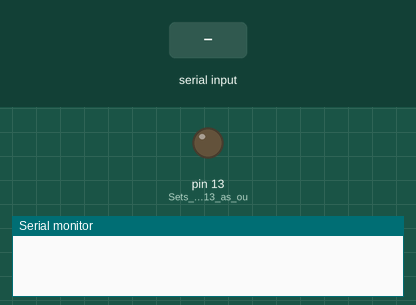
Recording of a sketch running on a simulated Arduino Uno, built with avr-gcc and run on an emulated ATmega328P. On the bench: output pins drawn as LEDs (lit = HIGH), the last lines printed to the serial monitor. The test bench sets the inputs (shaded band).

Above: at 1.2 s.
1.3 s: "1" received over Serial
At 1.7 s:
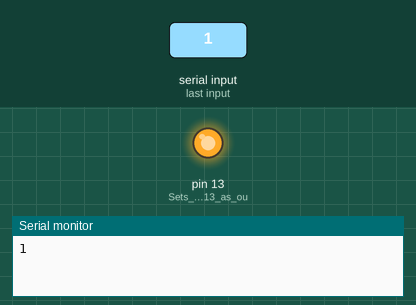
2.8 s: "0" received over Serial
At 4.1 s:
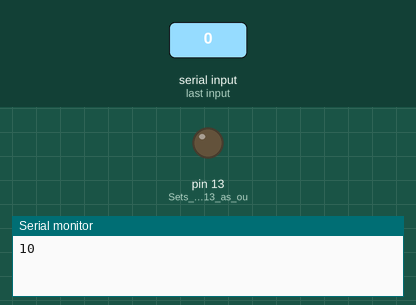
Timing chart, 0 to 5.8 s (numbered marks = the images above; inputs shaded):
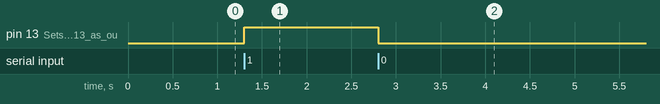

The sketch:

code.ino
```cpp
char data = 0; //Variable for storing received data
void setup()
{
    Serial.begin(9600); //Sets the baud for serial data transmission
    pinMode(13, OUTPUT); //Sets digital pin 13 as output pin
}
void loop()
{
   if(Serial.available() > 0)  // Send data only when you receive data:
   {
      data = Serial.read();        //Read the  incoming  data and store it into variable data
      Serial.print(data);          //Print Value inside data in Serial monitor
      if(data == '1')              // Checks whether value of data is equal to 1
         digitalWrite(13, HIGH);   //If value is 1 then LED turns ON
      else if(data == '0')         //  Checks  whether value of data is equal to 0
         digitalWrite(13, LOW);    //If value is 0 then LED turns OFF
   }
}
```

Measured:
- after the input at 1.3 s, pin 13 (Sets_digital_pin_13_as_ou): LOW → HIGH at once
- after the input at 2.8 s, pin 13 (Sets_digital_pin_13_as_ou): HIGH → LOW at once
